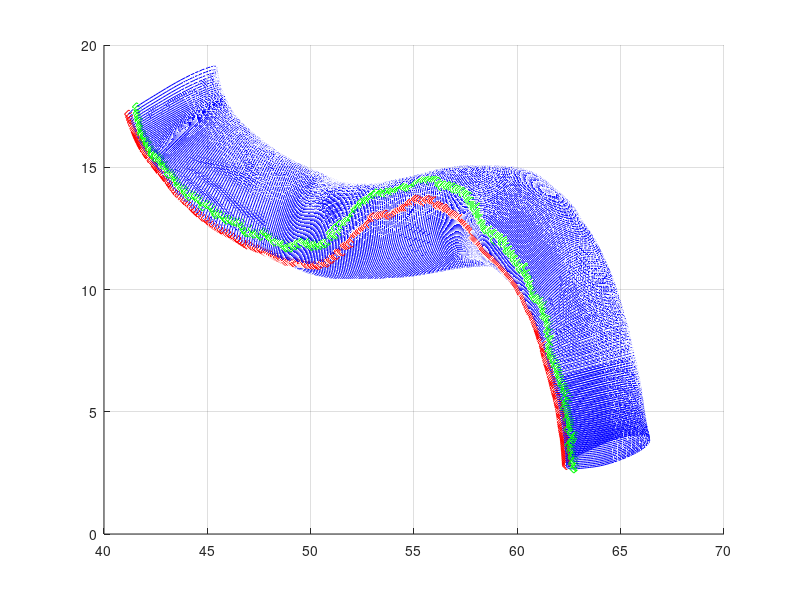
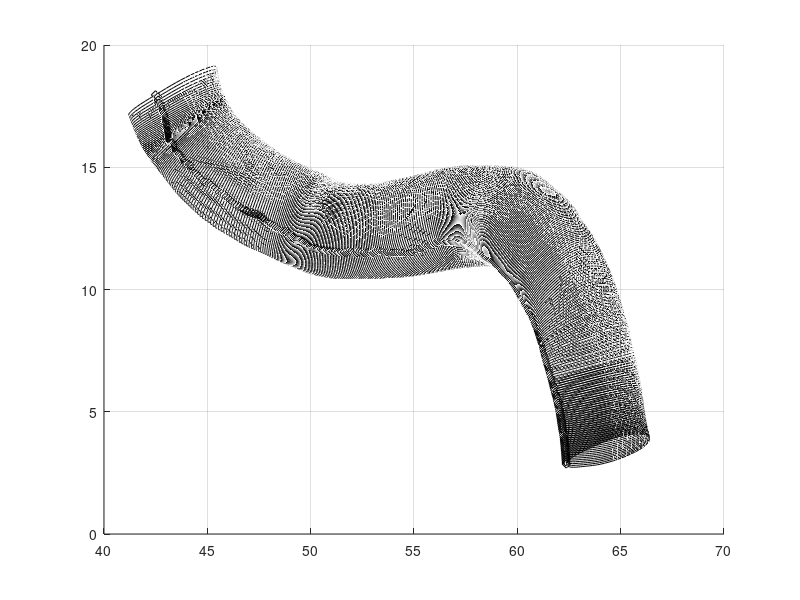

MATLAB code to generate these figures, in order: (Note: this script raises an error after producing the figures.)
clear all
close all
clc
% addpath('C:\Users\Leo\Documents\MATLAB\Add-Ons\Collections\NURBS',...
% 'C:\Users\Leo\Documents\MATLAB\Add-Ons\Collections\nurbs_toolbox',...
% 'C:\Users\Leo\Documents\MATLAB\Add-Ons\Collections\My_Function');


load('coord_total.mat')
load('section_model_total.mat')
load('Tg_total.mat')
%% mettere tutto in senso di percorrenza orario
for i=1:numel(surf_point)
ss=surf_point{i};
vett1=surf_point{i}(1,:)-coordtg(i,:);
vett2=surf_point{i}(round(numel(ss)/3/4),:)-coordtg(i,:);
veri=[1;0;0]; verj=[0;1;0];  verk=[0;0;1];
prodvett=veri*det([vett1(2) vett1(3);vett2(2) vett2(3)])-...
         verj*det([vett1(1) vett1(3);vett2(1) vett2(3)])+...
         verk*det([vett1(1) vett1(2);vett2(1) vett2(2)]);
tg=tgsrf(i,:);
prodscal_best(i)=tg*prodvett;
if prodscal_best(i)<0  %inverti il senso antior con or
   for j=1:numel(ss)/3
       ssnew(j,:)=ss(end-j+1,:);
   end
   surf_point{i}=ssnew;
   clearvars ssnew
end

end
min(prodscal_best)
%%
for i=1:numel(surf_point)
ss=surf_point{i};
vett1=surf_point{i}(1,:)-coordtg(i,:);
vett2=surf_point{i}(20,:)-coordtg(i,:);
veri=[1;0;0]; verj=[0;1;0];  verk=[0;0;1];
prodvett=veri*det([vett1(2) vett1(3);vett2(2) vett2(3)])-...
         verj*det([vett1(1) vett1(3);vett2(1) vett2(3)])+...
         verk*det([vett1(1) vett1(2);vett2(1) vett2(2)]);
tg=tgsrf(i,:);
prodscal_best(i)=tg*prodvett;
% if prodscal<0  %inverti il senso antior con or
%    for j=1:numel(ss)/3
%        ssnew(j,:)=ss(end-j+1,:);
%    end
% end
end
min(prodscal_best)
%%
figure
hold on
grid on
for i=1:numel(surf_point)

plot3(surf_point{i}(:,1),surf_point{i}(:,2),surf_point{i}(:,3),'b',...
      surf_point{i}(1,1),surf_point{i}(1,2),surf_point{i}(1,3),'rd',...
      surf_point{i}(10,1),surf_point{i}(10,2),surf_point{i}(10,3),'gd')
end
%% oridane
figure
hold on
grid on
srfn{1}=surf_point{1};
for k=2:numel(surf_point)
    srf=surf_point{k};
    vett_prec=srfn{k-1}(1,:)-coordtg(k-1,:); vett_prec=vett_prec/norm(vett_prec);
    nel=numel(surf_point{k})/3;
    best=1;
    worst=1;
    prodscal_best=vett_prec*((surf_point{k}(1,:)-coordtg(k,:))'/norm((surf_point{k}(1,:)-coordtg(k,:))'));
    prodscal_worst=vett_prec*((surf_point{k}(1,:)-coordtg(k,:))'/norm((surf_point{k}(1,:)-coordtg(k,:))'));
    for j=2:nel-1
         guess=(surf_point{k}(j,:)-coordtg(k,:))/norm(surf_point{k}(j,:)-coordtg(k,:));
         prodscal_new=vett_prec*guess';
         if prodscal_new > prodscal_best
             best=j;
             prodscal_best=prodscal_new;
         end
         if prodscal_new < prodscal_worst
             worst=j;
             prodscal_worst=prodscal_new;
         end
    end
    clearvars xn yn zn
    xn=zeros(nel,1); yn=zeros(nel,1); zn=zeros(nel,1);
        xn(1:nel-best+1,1)=srf(best:end,1); yn(1:nel-best+1,1)=srf(best:end,2); zn(1:nel-best+1,1)=srf(best:end,3);
        xn(nel-best+2:end,1)=srf(2:best,1);  yn(nel-best+2:end,1)=srf(2:best,2); zn(nel-best+2:end,1)=srf(2:best,3);  

    srfn{k}=[xn yn zn];
    % plot3(srf(far,1),srf(far,2),srf(far,3),'rd',srf(far+10,1),srf(far+10,2),srf(far+10,3),'gd')
    plot3(xn,yn,zn,'k',xn(1),yn(1),zn(1),'kd')  %,srf(near,1),srf(near,2),srf(near,3),'bd'
end
%% get coons surface in nurbs structure
for i=1:numel(srfn)
    coons{i}=get_coons(srfn{i},4,2);
end
%%
k=1;
for i = 1:numel(srfn)
    surf_i = coons{i};
    volCoefs(:,:,:,k) = surf_i.coefs;
    k=k+1;
end
%% deg of volume 
d=3;
%% on U direction
n=numel(volCoefs(1,:,1,1));
U=zeros(1,n+d+1); % automatic node creation
U(end-d:end)=1;
mid=numel(U)-2*d-2;
for i=1:mid
    U(i+d+1)=1/(mid+1)*i;
end
%% on V direction
n=numel(volCoefs(1,1,:,1));
V=zeros(1,n+d+1); % automatic node creation
V(end-d:end)=1;
mid=numel(V)-2*d-2;
for i=1:mid
    V(i+d+1)=1/(mid+1)*i;
end
%% on W direction
n=numel(volCoefs(1,1,1,:));
W=zeros(1,n+d+1); % automatic node creation
W(end-d:end)=1;
mid=numel(W)-2*d-2;
for i=1:mid
    W(i+d+1)=1/(mid+1)*i;
end
%%
VOL = nrbmak(volCoefs,{U,V,W});
figure
nrbplot(VOL,[20 20 800]);
